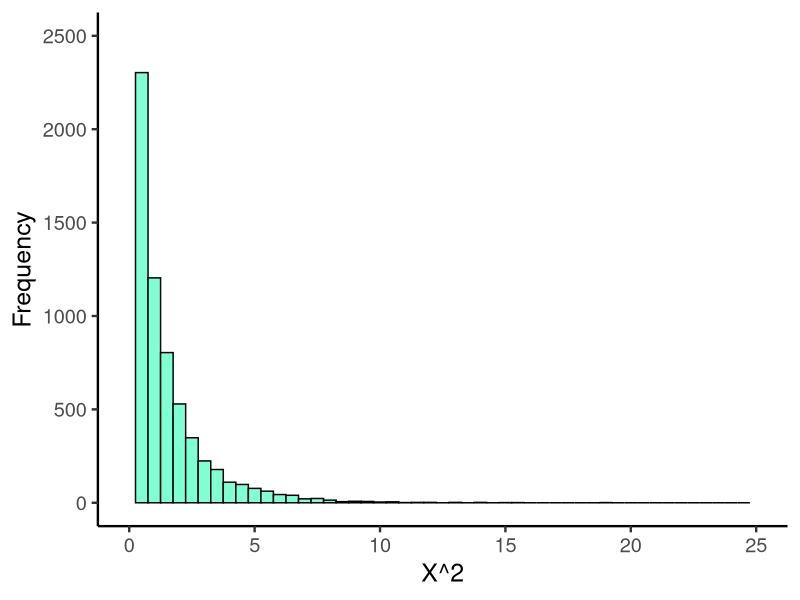
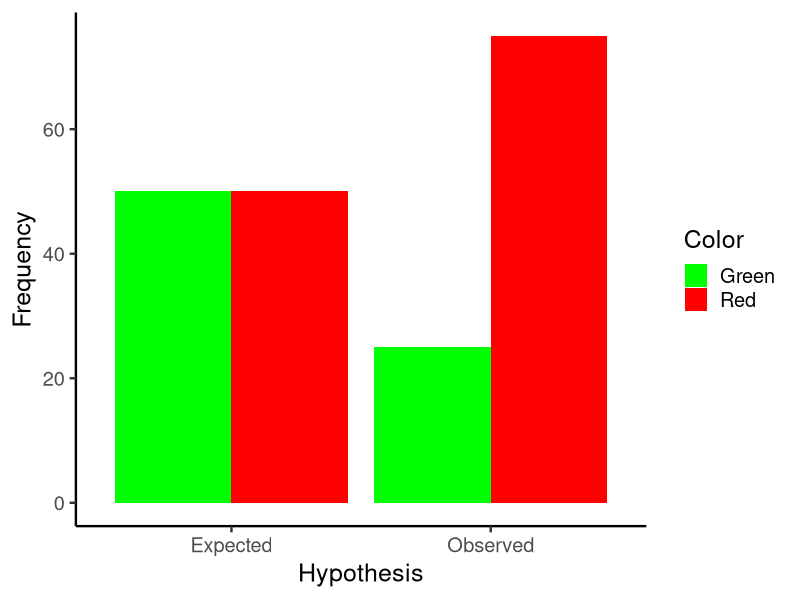

Here is the R script that generated these plots, in order:
## Data for Chi-Square Test - Frequency Data Analysis Class
## Created by: Amanda Zellmer
## Date Created: September 21, 2017
## Purpose: To learn how to use chi-square tests
## Background: Testing the null hypothesis of whether female poison dart frogs (Oophaga pumilio) that are red in color have no preference over red or green male frogs.

#Open R packages needed for analysis
library(ggplot2) #ggplot helps us make cool graphs

#Create a random chi-square sampling distribution
x <- rchisq(10000, 1)

#Plot the random chi-square sampling distribution
ggplot()+
  geom_histogram(aes(x=x), stat="bin", binwidth=0.5, fill="aquamarine", color="black")+
  theme_classic(base_size=18)+
  ylim(c(0,2500))+
  xlim(c(0,25))+
  ylab("Frequency")+
  xlab("X^2")

#Calculate Chi-square values for various datasets
chisq.test(c(75,25), p=c(0.5, 0.5)) #75 red & 25 green males chosen
chisq.test(c(51,49), p=c(0.5, 0.5)) #51 red & 49 green males chosen
chisq.test(c(60,40), p=c(0.5, 0.5)) #60 red & 40 green males chosen


#Create our dataset so that we can plot our results
Color <- c("Red", "Green", "Red", "Green")
Hypothesis <- c("Observed", "Observed", "Expected", "Expected")
Frequency <- c(75, 25, 50, 50)

dartfrogs <- data.frame(Color, Hypothesis, Frequency)

#Plot our observed and expected frequencies in a bar plot
ggplot()+
  geom_bar(data=dartfrogs, aes(x=Hypothesis, y=Frequency, fill=Color), stat="identity", position="dodge")+
  theme_classic(base_size=18)+
  scale_fill_manual(values=c("Green", "Red"))